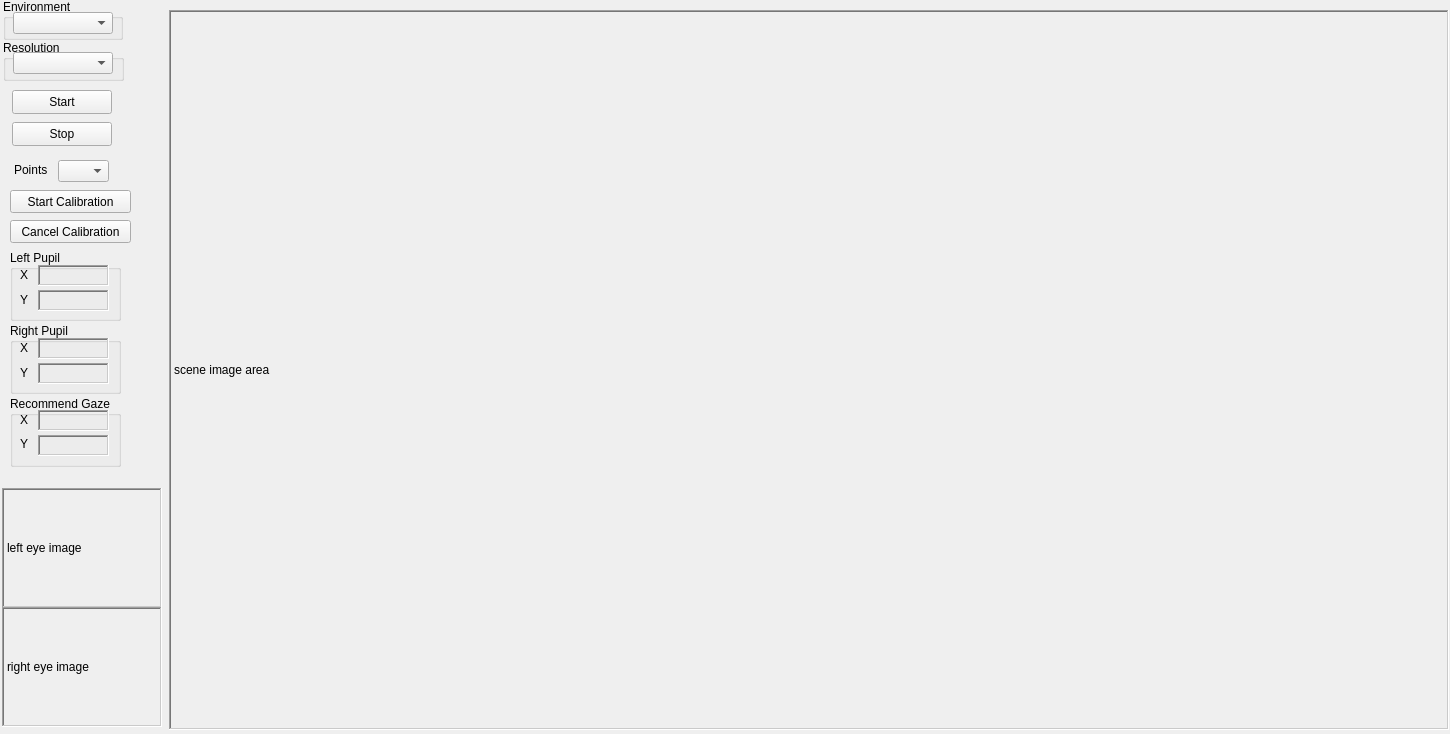
<?xml version="1.0" encoding="UTF-8"?>
<ui version="4.0">
 <class>MainWindow</class>
 <widget class="QMainWindow" name="MainWindow">
  <property name="geometry">
   <rect>
    <x>0</x>
    <y>0</y>
    <width>1450</width>
    <height>734</height>
   </rect>
  </property>
  <property name="windowTitle">
   <string>MainWindow</string>
  </property>
  <widget class="QWidget" name="centralwidget">
   <widget class="QGroupBox" name="groupBox">
    <property name="geometry">
     <rect>
      <x>3</x>
      <y>-1</y>
      <width>120</width>
      <height>41</height>
     </rect>
    </property>
    <property name="title">
     <string>Environment</string>
    </property>
    <widget class="QComboBox" name="comboBoxEnvironment">
     <property name="geometry">
      <rect>
       <x>10</x>
       <y>13</y>
       <width>100</width>
       <height>22</height>
      </rect>
     </property>
    </widget>
   </widget>
   <widget class="QGroupBox" name="groupBox_2">
    <property name="geometry">
     <rect>
      <x>3</x>
      <y>40</y>
      <width>121</width>
      <height>41</height>
     </rect>
    </property>
    <property name="title">
     <string>Resolution</string>
    </property>
    <widget class="QComboBox" name="comboBoxResolution">
     <property name="geometry">
      <rect>
       <x>10</x>
       <y>12</y>
       <width>100</width>
       <height>22</height>
      </rect>
     </property>
    </widget>
   </widget>
   <widget class="QPushButton" name="pushButtonStart">
    <property name="geometry">
     <rect>
      <x>12</x>
      <y>90</y>
      <width>100</width>
      <height>24</height>
     </rect>
    </property>
    <property name="text">
     <string>Start</string>
    </property>
   </widget>
   <widget class="QPushButton" name="pushButtonStop">
    <property name="geometry">
     <rect>
      <x>12</x>
      <y>122</y>
      <width>100</width>
      <height>24</height>
     </rect>
    </property>
    <property name="text">
     <string>Stop</string>
    </property>
   </widget>
   <widget class="QComboBox" name="comboBoxPoints">
    <property name="geometry">
     <rect>
      <x>58</x>
      <y>160</y>
      <width>51</width>
      <height>22</height>
     </rect>
    </property>
   </widget>
   <widget class="QLabel" name="label">
    <property name="geometry">
     <rect>
      <x>14</x>
      <y>164</y>
      <width>54</width>
      <height>12</height>
     </rect>
    </property>
    <property name="text">
     <string>Points</string>
    </property>
   </widget>
   <widget class="QGroupBox" name="groupBox_3">
    <property name="geometry">
     <rect>
      <x>10</x>
      <y>250</y>
      <width>111</width>
      <height>71</height>
     </rect>
    </property>
    <property name="title">
     <string>Left Pupil</string>
    </property>
    <widget class="QLabel" name="label_2">
     <property name="geometry">
      <rect>
       <x>10</x>
       <y>17</y>
       <width>16</width>
       <height>16</height>
      </rect>
     </property>
     <property name="text">
      <string>X</string>
     </property>
    </widget>
    <widget class="QLabel" name="labelLeftPupilCenterX">
     <property name="geometry">
      <rect>
       <x>28</x>
       <y>15</y>
       <width>71</width>
       <height>21</height>
      </rect>
     </property>
     <property name="frameShape">
      <enum>QFrame::WinPanel</enum>
     </property>
     <property name="frameShadow">
      <enum>QFrame::Sunken</enum>
     </property>
     <property name="lineWidth">
      <number>1</number>
     </property>
     <property name="text">
      <string/>
     </property>
     <property name="wordWrap">
      <bool>false</bool>
     </property>
    </widget>
    <widget class="QLabel" name="label_4">
     <property name="geometry">
      <rect>
       <x>10</x>
       <y>42</y>
       <width>16</width>
       <height>16</height>
      </rect>
     </property>
     <property name="text">
      <string>Y</string>
     </property>
    </widget>
    <widget class="QLabel" name="labelLeftPupilCenterY">
     <property name="geometry">
      <rect>
       <x>28</x>
       <y>40</y>
       <width>71</width>
       <height>21</height>
      </rect>
     </property>
     <property name="frameShape">
      <enum>QFrame::WinPanel</enum>
     </property>
     <property name="frameShadow">
      <enum>QFrame::Sunken</enum>
     </property>
     <property name="text">
      <string/>
     </property>
    </widget>
   </widget>
   <widget class="QPushButton" name="pushButtonStartCalibration">
    <property name="geometry">
     <rect>
      <x>10</x>
      <y>190</y>
      <width>121</width>
      <height>23</height>
     </rect>
    </property>
    <property name="text">
     <string>Start Calibration</string>
    </property>
   </widget>
   <widget class="QPushButton" name="pushButtonCancelCalibration">
    <property name="geometry">
     <rect>
      <x>10</x>
      <y>220</y>
      <width>121</width>
      <height>23</height>
     </rect>
    </property>
    <property name="text">
     <string>Cancel Calibration</string>
    </property>
   </widget>
   <widget class="QGroupBox" name="groupBox_4">
    <property name="geometry">
     <rect>
      <x>10</x>
      <y>323</y>
      <width>111</width>
      <height>71</height>
     </rect>
    </property>
    <property name="title">
     <string>Right Pupil</string>
    </property>
    <widget class="QLabel" name="label_6">
     <property name="geometry">
      <rect>
       <x>10</x>
       <y>17</y>
       <width>16</width>
       <height>16</height>
      </rect>
     </property>
     <property name="text">
      <string>X</string>
     </property>
    </widget>
    <widget class="QLabel" name="label_7">
     <property name="geometry">
      <rect>
       <x>10</x>
       <y>42</y>
       <width>16</width>
       <height>16</height>
      </rect>
     </property>
     <property name="text">
      <string>Y</string>
     </property>
    </widget>
    <widget class="QLabel" name="labelRightPupilCenterX">
     <property name="geometry">
      <rect>
       <x>28</x>
       <y>15</y>
       <width>71</width>
       <height>21</height>
      </rect>
     </property>
     <property name="frameShape">
      <enum>QFrame::WinPanel</enum>
     </property>
     <property name="frameShadow">
      <enum>QFrame::Sunken</enum>
     </property>
     <property name="text">
      <string/>
     </property>
    </widget>
    <widget class="QLabel" name="labelRightPupilCenterY">
     <property name="geometry">
      <rect>
       <x>28</x>
       <y>40</y>
       <width>71</width>
       <height>21</height>
      </rect>
     </property>
     <property name="frameShape">
      <enum>QFrame::WinPanel</enum>
     </property>
     <property name="frameShadow">
      <enum>QFrame::Sunken</enum>
     </property>
     <property name="text">
      <string/>
     </property>
    </widget>
   </widget>
   <widget class="QGroupBox" name="groupBox_5">
    <property name="geometry">
     <rect>
      <x>10</x>
      <y>396</y>
      <width>111</width>
      <height>71</height>
     </rect>
    </property>
    <property name="title">
     <string>Recommend Gaze</string>
    </property>
    <widget class="QLabel" name="label_3">
     <property name="geometry">
      <rect>
       <x>10</x>
       <y>16</y>
       <width>16</width>
       <height>16</height>
      </rect>
     </property>
     <property name="text">
      <string>X</string>
     </property>
    </widget>
    <widget class="QLabel" name="label_5">
     <property name="geometry">
      <rect>
       <x>10</x>
       <y>40</y>
       <width>16</width>
       <height>16</height>
      </rect>
     </property>
     <property name="text">
      <string>Y</string>
     </property>
    </widget>
    <widget class="QLabel" name="label_8">
     <property name="geometry">
      <rect>
       <x>28</x>
       <y>14</y>
       <width>71</width>
       <height>21</height>
      </rect>
     </property>
     <property name="frameShape">
      <enum>QFrame::WinPanel</enum>
     </property>
     <property name="frameShadow">
      <enum>QFrame::Sunken</enum>
     </property>
     <property name="text">
      <string/>
     </property>
    </widget>
    <widget class="QLabel" name="label_9">
     <property name="geometry">
      <rect>
       <x>28</x>
       <y>39</y>
       <width>71</width>
       <height>21</height>
      </rect>
     </property>
     <property name="frameShape">
      <enum>QFrame::WinPanel</enum>
     </property>
     <property name="frameShadow">
      <enum>QFrame::Sunken</enum>
     </property>
     <property name="text">
      <string/>
     </property>
    </widget>
   </widget>
   <widget class="QLabel" name="labelSceneImage">
    <property name="geometry">
     <rect>
      <x>169</x>
      <y>10</y>
      <width>1280</width>
      <height>720</height>
     </rect>
    </property>
    <property name="frameShape">
     <enum>QFrame::WinPanel</enum>
    </property>
    <property name="frameShadow">
     <enum>QFrame::Sunken</enum>
    </property>
    <property name="text">
     <string>scene image area</string>
    </property>
   </widget>
   <widget class="QLabel" name="labelLeftEyeImage">
    <property name="geometry">
     <rect>
      <x>2</x>
      <y>488</y>
      <width>160</width>
      <height>120</height>
     </rect>
    </property>
    <property name="frameShape">
     <enum>QFrame::WinPanel</enum>
    </property>
    <property name="frameShadow">
     <enum>QFrame::Sunken</enum>
    </property>
    <property name="text">
     <string>left eye image</string>
    </property>
   </widget>
   <widget class="QLabel" name="labelRightEyeImage">
    <property name="geometry">
     <rect>
      <x>2</x>
      <y>607</y>
      <width>160</width>
      <height>120</height>
     </rect>
    </property>
    <property name="frameShape">
     <enum>QFrame::WinPanel</enum>
    </property>
    <property name="frameShadow">
     <enum>QFrame::Sunken</enum>
    </property>
    <property name="text">
     <string>right eye image</string>
    </property>
   </widget>
  </widget>
 </widget>
 <resources/>
 <connections/>
 <slots>
  <slot>on_start_calibration_btn_clicked()</slot>
 </slots>
</ui>
